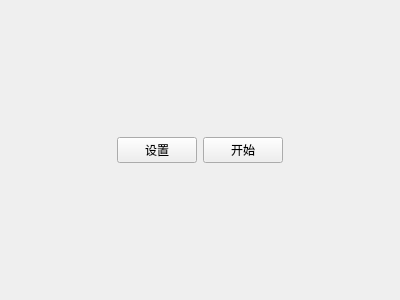
<?xml version="1.0" encoding="UTF-8"?>
<ui version="4.0">
 <class>QInstTestWidgetClass</class>
 <widget class="QWidget" name="QInstTestWidgetClass">
  <property name="geometry">
   <rect>
    <x>0</x>
    <y>0</y>
    <width>400</width>
    <height>300</height>
   </rect>
  </property>
  <property name="windowTitle">
   <string>QInstTestWidget</string>
  </property>
  <layout class="QGridLayout" name="gridLayout">
   <item row="0" column="0">
    <spacer name="horizontalSpacer">
     <property name="orientation">
      <enum>Qt::Horizontal</enum>
     </property>
     <property name="sizeHint" stdset="0">
      <size>
       <width>104</width>
       <height>20</height>
      </size>
     </property>
    </spacer>
   </item>
   <item row="0" column="1">
    <widget class="QPushButton" name="pushButton_7">
     <property name="text">
      <string>设置</string>
     </property>
    </widget>
   </item>
   <item row="0" column="2">
    <widget class="QPushButton" name="pushButtonStartInstTest">
     <property name="text">
      <string>开始</string>
     </property>
    </widget>
   </item>
   <item row="0" column="3">
    <spacer name="horizontalSpacer_2">
     <property name="orientation">
      <enum>Qt::Horizontal</enum>
     </property>
     <property name="sizeHint" stdset="0">
      <size>
       <width>104</width>
       <height>20</height>
      </size>
     </property>
    </spacer>
   </item>
  </layout>
 </widget>
 <layoutdefault spacing="6" margin="11"/>
 <resources/>
 <connections/>
</ui>
